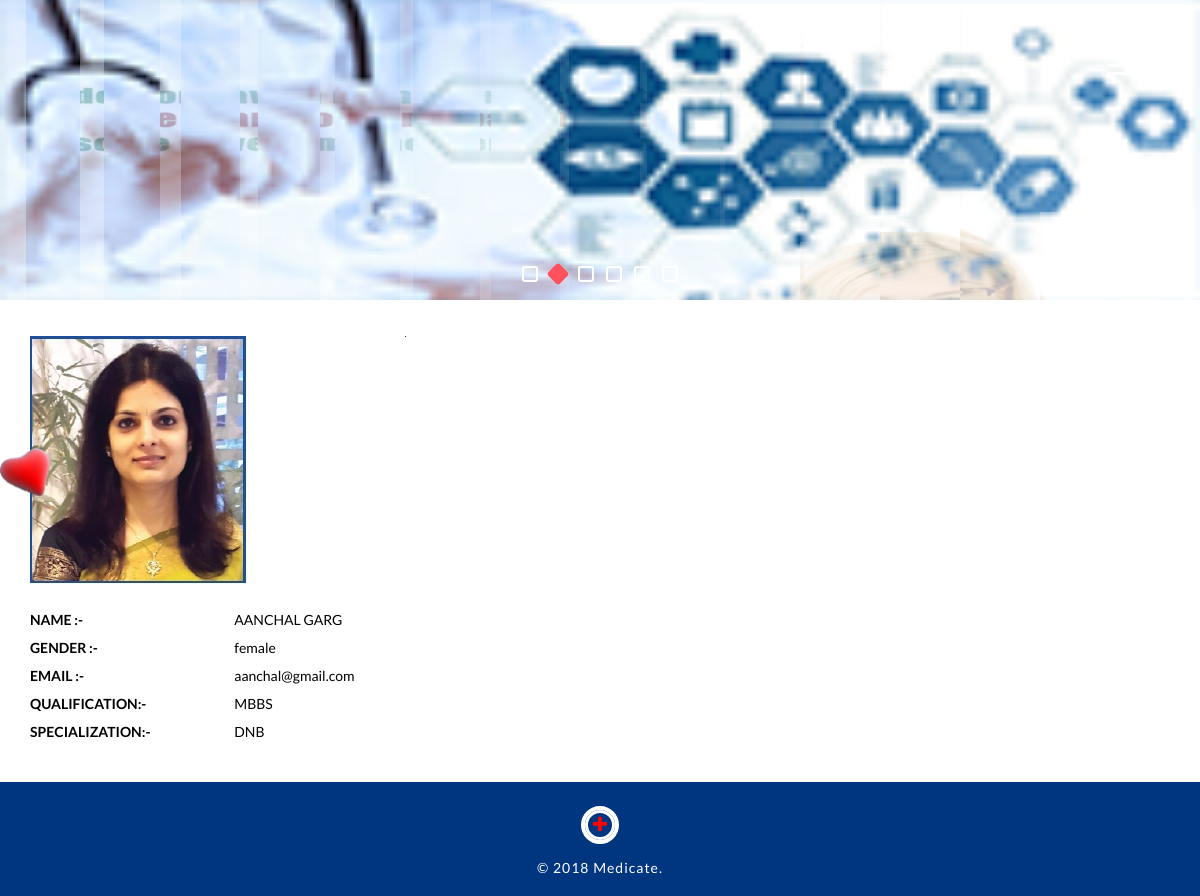
The app's page /doctor_details.php?id=1 with its own data.
### tables this page shows
CREATE TABLE IF NOT EXISTS `doctor` (
  `id` int(255) NOT NULL AUTO_INCREMENT,
  `dr_name` varchar(255) NOT NULL,
  `dr_gender` varchar(255) NOT NULL,
  `dr_contactnumber` varchar(255) NOT NULL,
  `dr_email` varchar(255) NOT NULL,
  `dr_pass` varchar(255) NOT NULL,
  `dr_qualification` varchar(255) NOT NULL,
  `dr_specialization` varchar(255) NOT NULL,
  `dr_worklocation` varchar(255) NOT NULL,
  `dr_sec_question` varchar(255) NOT NULL,
  `dr_sec_answer` varchar(255) NOT NULL,
  `dr_bookingprice` varchar(255) NOT NULL,
  `dr_profile` varchar(255) NOT NULL,
  `dr_fb_link` varchar(255) NOT NULL,
  `dr_twitter_link` varchar(255) NOT NULL,
  `dr_google_link` varchar(255) NOT NULL,
  PRIMARY KEY (`id`),
  UNIQUE KEY `dr_email` (`dr_email`)
);

### doctor_details.php (the view, shortened to what this page needs)
<?php
include("includes/header_doctor.php");
?>
<section id="doctor_deatils_section">
<?php
	if(isset($_REQUEST['id'])){
		$sql = "select * from doctor where id = '$_REQUEST[id]' ";
		$rs = mysqli_query($conn, $sql);
		$data = mysqli_fetch_assoc($rs);
	}
?>
<div class="container">
	<div class="row">
		<div class="col-md-4 doctor_details">
			<img src="_doctor/uploads/doctor/<?php echo $data['dr_profile']; ?> "class="img-responsive"/>
			<p style="color:black;"><label>NAME :- </label> <span class="data"> <?php echo $data['dr_name']; ?></span></p>
			<p style="color:black;"><label>GENDER :-</label> <span class="data"><?php echo $data['dr_gender']; ?></span></p>
			<p style="color:black;"><label>EMAIL :- </label> <span class="data"><?php echo $data['dr_email']; ?></span></p>
			<p style="color:black;"><label>QUALIFICATION:- </label> <span class="data"><?php echo $data['dr_qualification']; ?></span></p>
			<p style="color:black;"><label>SPECIALIZATION:-</label> <span class="data"><?php echo $data['dr_specialization']; ?></span></p>
		</div>
		<div class="col-md-8 doctorapp">
		</div>
	</div>
</div>
</section>
<img src="images/lifeline.png" id="circle"  data-toggle="modal" data-target="#myModal">
<?php include("includes/footer_second.php"); ?>

### css/easy-responsive-tabs.css (style rules this page uses)
body { margin: 0px; padding: 0px; background: #f5f5f5; font-weight: 500; }
ul.resp-tabs-list, p { margin: 0px; padding: 0px; }

### css/style.css (style rules this page uses)
body { padding: 0; margin: 0; background: #FFF; font-family: 'Lato', sans-serif; }
label { margin: 0; }
p { margin: 0; font-family: 'Lato', sans-serif; line-height: 2; font-size: 1em; color:#888; }

### css/main.css (style rules this page uses)
#circle { width:50px; transition: top 0.5s; position:fixed; top:50%; cursor:pointer; }
#doctor_deatils_section { padding: 36px 0px; }
.doctorapp { border-left: 1px dashed #272727; }
.doctor_details img { margin-bottom: 22px; }
.doctor_details p label { width: 56%; }
.doctor_details .data { width: 40%; }

### records on screen
doctor: dr_profile (picture), dr_name "AANCHAL GARG", dr_gender "female", dr_email "aanchal@gmail.com", dr_qualification "MBBS", dr_specialization "DNB"
